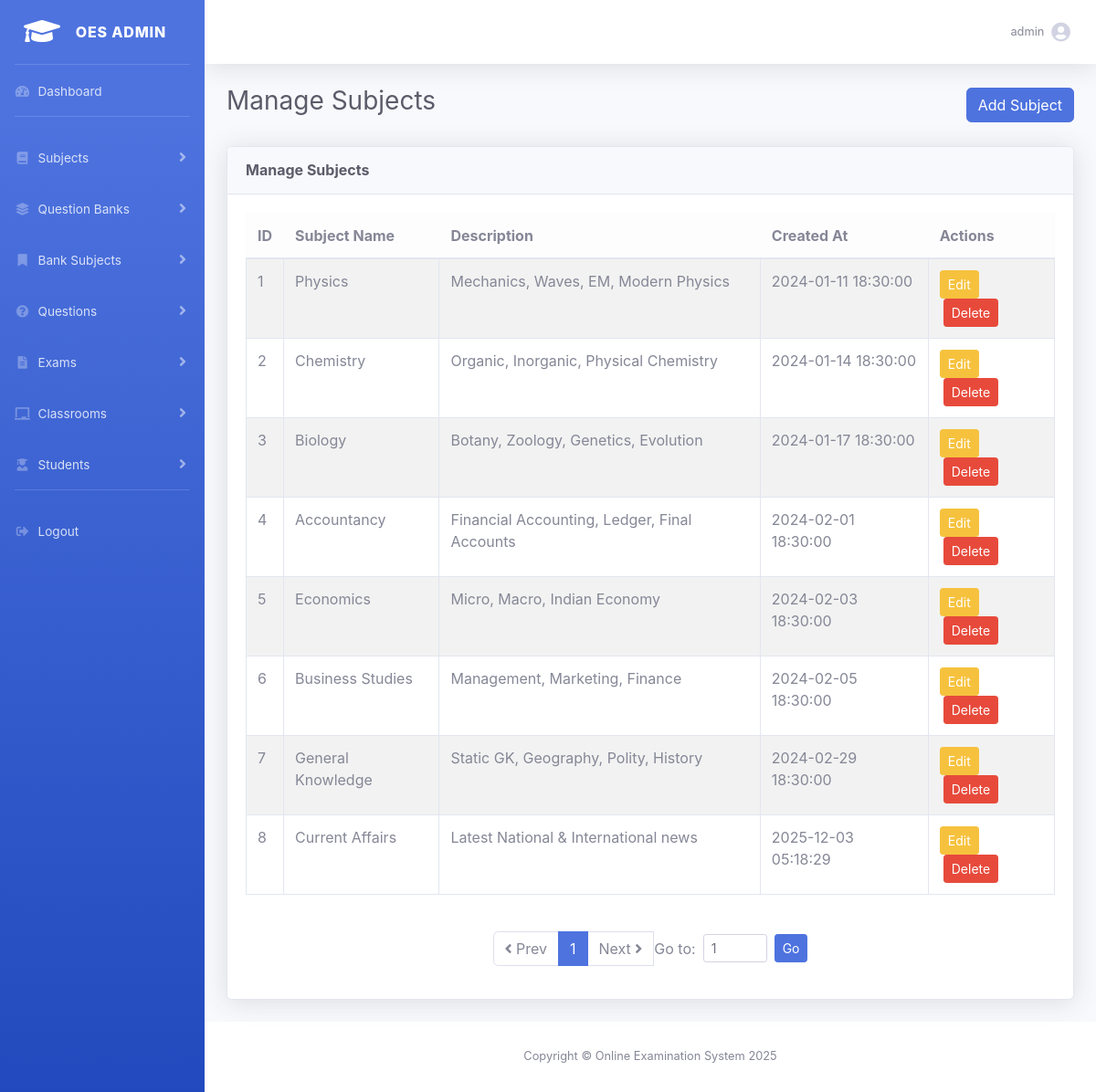
Page /admin.php?action=manageSubjects (signed in) on the committed database.
### tables this page shows
CREATE TABLE `subjects` (
  `subject_id` int(11) NOT NULL,
  `subject_name` varchar(100) NOT NULL,
  `description` text DEFAULT NULL,
  `created_at` timestamp NOT NULL DEFAULT current_timestamp()
);

### templates/subjects/manage_subjects.php (the view, shortened to what this page needs)
<?php
$results = $results ?? [
    'pageTitle'   => 'Manage Subjects',
    'message'     => '',
    'subjects'    => [],
    'currentPage' => 1,
    'totalPages'  => 1,
    'total'       => 0,
    'perPage'     => 25
];
$subjects    = $results['subjects'];
$currentPage = (int)($results['currentPage'] ?? 1);
$totalPages  = (int)($results['totalPages'] ?? 1);
?>
<?php include __DIR__ . "/../include/header.php"; ?>
<div id="wrapper">
    <?php include __DIR__ . "/../include/sidebar.php"; ?>
    <div id="content-wrapper" class="d-flex flex-column">
        <div id="content">
            <?php include __DIR__ . "/../include/navbar.php"; ?>
            <div class="container-fluid">
                <div class="d-flex justify-content-between align-items-center mb-4">
                    <h1 class="h3 text-gray-800"><?= htmlspecialchars($results['pageTitle']) ?></h1>
                    <a href="<?= BASE_URL ?>/admin.php?action=newSubject" class="btn btn-primary">
                        <i class="bi bi-plus-circle"></i> Add Subject
                    </a>
                </div>
                <div class="card shadow mb-4">
                    <div class="card-header py-3">
                        <h6 class="m-0 font-weight-bold text-gray-800"><?= htmlspecialchars($results['pageTitle']) ?></h6>
                    </div>
                    <div class="card-body">
                        <div class="table-responsive">
                            <table class="table table-bordered table-striped">
                                <thead class="table-light">
                                    <tr>
                                        <th>ID</th>
                                        <th>Subject Name</th>
                                        <th>Description</th>
                                        <th>Created At</th>
                                        <th>Actions</th>
                                    </tr>
                                </thead>
                                <tbody>
                                    <?php if (!empty($subjects)): ?>
                                        <?php foreach ($subjects as $subject): ?>
                                            <tr>
                                                <td><?= $subject['subject_id'] ?></td>
                                                <td><?= htmlspecialchars($subject['subject_name']) ?></td>
                                                <td><?= htmlspecialchars($subject['description'] ?? '-') ?></td>
                                                <td><?= htmlspecialchars($subject['created_at'] ?? '-') ?></td>
                                                <td>
                                                    <a class="btn btn-sm btn-warning"
                                                       href="<?= BASE_URL ?>/admin.php?action=editSubject&id=<?= $subject['subject_id'] ?>">
                                                       <i class="bi bi-pencil-square"></i> Edit
                                                    </a>
                                                    <form method="get" action="<?= BASE_URL ?>/admin.php" style="display:inline-block; margin:0 4px;"
                                                          onsubmit="return confirm('Are you sure you want to delete this subject?');">
                                                        <button type="submit" class="btn btn-sm btn-danger">
                                                            <i class="bi bi-trash"></i> Delete
                                                        </button>
                                                    </form>
                                                </td>
                                            </tr>
                                        <?php endforeach; ?>
                                    <?php else: ?>
                                        <tr>
                                            <td colspan="5" class="text-center">No subjects found.</td>
                                        </tr>
                                    <?php endif; ?>
                                </tbody>
                            </table>
                        </div>
                        <?php if ($totalPages >= 1): ?>
                        <nav aria-label="Pagination" class="mt-4">
                            <ul class="pagination justify-content-center align-items-center">
                                <li class="page-item <?= ($currentPage <= 1) ? 'disabled' : '' ?>">
                                    <a class="page-link" href="<?= BASE_URL ?>/admin.php?action=manageSubjects&page=<?= max(1, $currentPage - 1) ?>">
                                        <i class="fas fa-angle-left"></i> Prev
                                    </a>
                                </li>
                                <?php
                                $start = max(1, $currentPage - 2);
                                $end   = min($totalPages, $currentPage + 2);
                                for ($i = $start; $i <= $end; $i++): ?>
                                    <li class="page-item <?= ($i === $currentPage) ? 'active' : '' ?>">
                                        <a class="page-link" href="<?= BASE_URL ?>/admin.php?action=manageSubjects&page=<?= $i ?>"><?= $i ?></a>
                                    </li>
                                <?php endfor; ?>
                                <li class="page-item <?= ($currentPage >= $totalPages) ? 'disabled' : '' ?>">
                                    <a class="page-link" href="<?= BASE_URL ?>/admin.php?action=manageSubjects&page=<?= min($totalPages, $currentPage + 1) ?>">
                                        Next <i class="fas fa-angle-right"></i>
                                    </a>
                                </li>
                                <li class="page-item ms-3">
                                    <form method="get" action="<?= BASE_URL ?>/admin.php" class="form-inline">
                                        <label for="gotoPage" class="mr-2 mb-0">Go to:</label>
                                        <input type="number" min="1" max="<?= $totalPages ?>" name="page" id="gotoPage" class="form-control form-control-sm mr-2" style="width:70px"
                                            value="<?= $currentPage ?>">
                                        <button type="submit" class="btn btn-sm btn-primary">Go</button>
                                    </form>
                                </li>
                            </ul>
                        </nav>
                        <?php endif; ?>
                    </div>
                </div>
            </div>
        </div>
        <?php include __DIR__ . "/../include/footer.php"; ?>

### rows in the picture
subjects: subject_id "1", subject_name "Physics", description "Mechanics, Waves, EM, Modern Physics", created_at "2024-01-11 18:30:00"
subjects: subject_id "2", subject_name "Chemistry", description "Organic, Inorganic, Physical Chemistry", created_at "2024-01-14 18:30:00"
subjects: subject_id "3", subject_name "Biology", description "Botany, Zoology, Genetics, Evolution", created_at "2024-01-17 18:30:00"
subjects: subject_id "4", subject_name "Accountancy", description "Financial Accounting, Ledger, Final Accounts", created_at "2024-02-01 18:30:00"
subjects: subject_id "5", subject_name "Economics", description "Micro, Macro, Indian Economy", created_at "2024-02-03 18:30:00"
subjects: subject_id "6", subject_name "Business Studies", description "Management, Marketing, Finance", created_at "2024-02-05 18:30:00"
subjects: subject_id "7", subject_name "General Knowledge", description "Static GK, Geography, Polity, History", created_at "2024-02-29 18:30:00"
subjects: subject_id "8", subject_name "Current Affairs", description "Latest National & International news", created_at "2025-12-03 05:18:29"

### other values in the picture
$adminName "admin"
$results['pageTitle'] "Manage Subjects"
